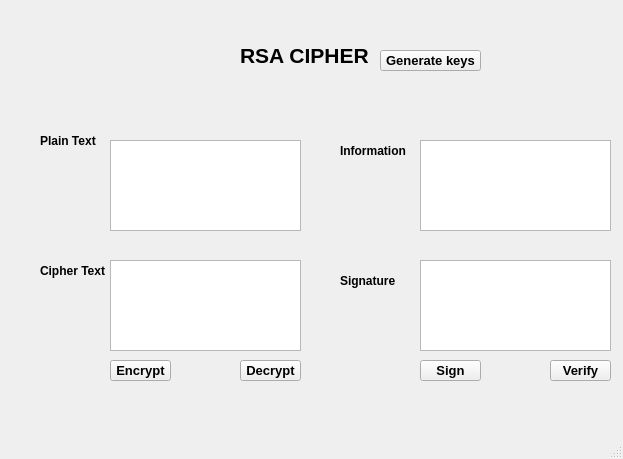
<?xml version="1.0" encoding="UTF-8"?>
<ui version="4.0">
 <class>MainWindow</class>
 <widget class="QMainWindow" name="MainWindow">
  <property name="geometry">
   <rect>
    <x>0</x>
    <y>0</y>
    <width>623</width>
    <height>459</height>
   </rect>
  </property>
  <property name="windowTitle">
   <string>MainWindow</string>
  </property>
  <widget class="QWidget" name="centralwidget">
   <widget class="QLabel" name="label">
    <property name="geometry">
     <rect>
      <x>240</x>
      <y>30</y>
      <width>131</width>
      <height>51</height>
     </rect>
    </property>
    <property name="font">
     <font>
      <pointsize>16</pointsize>
      <weight>75</weight>
      <bold>true</bold>
     </font>
    </property>
    <property name="text">
     <string>RSA CIPHER</string>
    </property>
   </widget>
   <widget class="QLabel" name="label_2">
    <property name="geometry">
     <rect>
      <x>40</x>
      <y>120</y>
      <width>71</width>
      <height>41</height>
     </rect>
    </property>
    <property name="font">
     <font>
      <pointsize>9</pointsize>
      <weight>75</weight>
      <bold>true</bold>
     </font>
    </property>
    <property name="text">
     <string>Plain Text</string>
    </property>
   </widget>
   <widget class="QLabel" name="label_6">
    <property name="geometry">
     <rect>
      <x>40</x>
      <y>250</y>
      <width>81</width>
      <height>41</height>
     </rect>
    </property>
    <property name="font">
     <font>
      <pointsize>9</pointsize>
      <weight>75</weight>
      <bold>true</bold>
     </font>
    </property>
    <property name="text">
     <string>Cipher Text</string>
    </property>
   </widget>
   <widget class="QLabel" name="label_4">
    <property name="geometry">
     <rect>
      <x>340</x>
      <y>130</y>
      <width>81</width>
      <height>41</height>
     </rect>
    </property>
    <property name="font">
     <font>
      <pointsize>9</pointsize>
      <weight>75</weight>
      <bold>true</bold>
     </font>
    </property>
    <property name="text">
     <string>Information</string>
    </property>
   </widget>
   <widget class="QLabel" name="label_7">
    <property name="geometry">
     <rect>
      <x>340</x>
      <y>260</y>
      <width>71</width>
      <height>41</height>
     </rect>
    </property>
    <property name="font">
     <font>
      <pointsize>9</pointsize>
      <weight>75</weight>
      <bold>true</bold>
     </font>
    </property>
    <property name="text">
     <string>Signature</string>
    </property>
   </widget>
   <widget class="QTextEdit" name="txt_plain_text">
    <property name="geometry">
     <rect>
      <x>110</x>
      <y>140</y>
      <width>191</width>
      <height>91</height>
     </rect>
    </property>
   </widget>
   <widget class="QTextEdit" name="txt_cipher_text">
    <property name="geometry">
     <rect>
      <x>110</x>
      <y>260</y>
      <width>191</width>
      <height>91</height>
     </rect>
    </property>
   </widget>
   <widget class="QTextEdit" name="txt_sign">
    <property name="geometry">
     <rect>
      <x>420</x>
      <y>260</y>
      <width>191</width>
      <height>91</height>
     </rect>
    </property>
   </widget>
   <widget class="QTextEdit" name="txt_info">
    <property name="geometry">
     <rect>
      <x>420</x>
      <y>140</y>
      <width>191</width>
      <height>91</height>
     </rect>
    </property>
   </widget>
   <widget class="QToolButton" name="btn_encrypt">
    <property name="geometry">
     <rect>
      <x>110</x>
      <y>360</y>
      <width>61</width>
      <height>21</height>
     </rect>
    </property>
    <property name="font">
     <font>
      <pointsize>10</pointsize>
      <weight>75</weight>
      <bold>true</bold>
     </font>
    </property>
    <property name="text">
     <string>Encrypt</string>
    </property>
   </widget>
   <widget class="QToolButton" name="btn_gen_keys">
    <property name="geometry">
     <rect>
      <x>380</x>
      <y>50</y>
      <width>101</width>
      <height>21</height>
     </rect>
    </property>
    <property name="font">
     <font>
      <pointsize>10</pointsize>
      <weight>75</weight>
      <bold>true</bold>
     </font>
    </property>
    <property name="text">
     <string>Generate keys</string>
    </property>
   </widget>
   <widget class="QToolButton" name="btn_decrypt">
    <property name="geometry">
     <rect>
      <x>240</x>
      <y>360</y>
      <width>61</width>
      <height>21</height>
     </rect>
    </property>
    <property name="font">
     <font>
      <pointsize>10</pointsize>
      <weight>75</weight>
      <bold>true</bold>
     </font>
    </property>
    <property name="text">
     <string>Decrypt</string>
    </property>
   </widget>
   <widget class="QToolButton" name="btn_verify">
    <property name="geometry">
     <rect>
      <x>550</x>
      <y>360</y>
      <width>61</width>
      <height>21</height>
     </rect>
    </property>
    <property name="font">
     <font>
      <pointsize>10</pointsize>
      <weight>75</weight>
      <bold>true</bold>
     </font>
    </property>
    <property name="text">
     <string>Verify</string>
    </property>
   </widget>
   <widget class="QToolButton" name="btn_sign">
    <property name="geometry">
     <rect>
      <x>420</x>
      <y>360</y>
      <width>61</width>
      <height>21</height>
     </rect>
    </property>
    <property name="font">
     <font>
      <pointsize>10</pointsize>
      <weight>75</weight>
      <bold>true</bold>
     </font>
    </property>
    <property name="text">
     <string>Sign</string>
    </property>
   </widget>
  </widget>
  <widget class="QMenuBar" name="menubar">
   <property name="geometry">
    <rect>
     <x>0</x>
     <y>0</y>
     <width>623</width>
     <height>21</height>
    </rect>
   </property>
  </widget>
  <widget class="QStatusBar" name="statusbar"/>
 </widget>
 <resources/>
 <connections/>
</ui>
